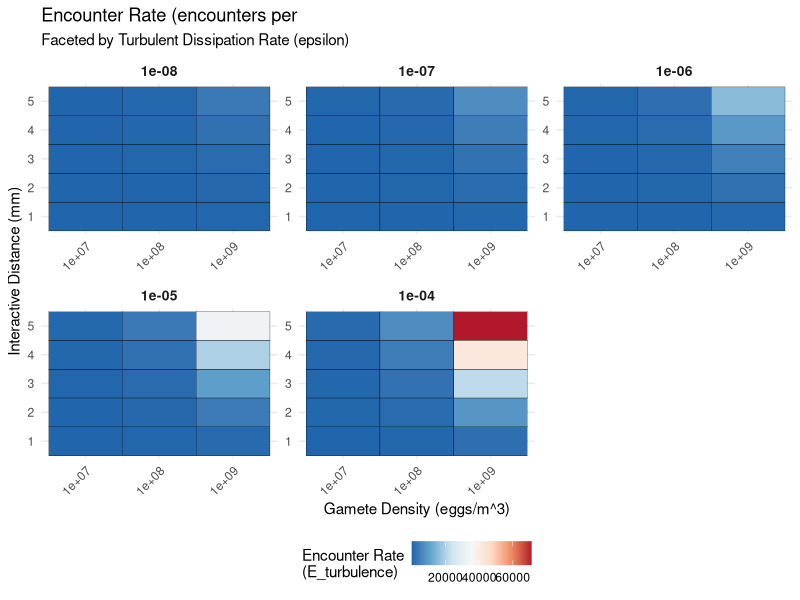

This chart was generated by the following R code:
## ---- chunk 1
knitr::opts_chunk$set(echo = TRUE)
## ---- chunk 2

library(tidyverse)
library(ggplot2)

gamete_density <- 10000*100                # eggs/m^3
interactive_distance <- 1.5/1000       # mm to meters
epsilon <- 1e-4                        # m^2/s^3 (turbulent dissipation rate)
lead_constant <- 1.9                   # lead parameter constant


E_turbulence <- lead_constant * gamete_density * pi * interactive_distance^(7/3) * epsilon^(1/3)
paste0(round(E_turbulence*60, 4), " encounters per minute")






## ---- chunk 3

  # Define ranges for each parameter
gamete_density_values <- c(1e5, 1e6, 1e7)*100       # Gamete density (eggs/m^3)
interactive_distance_values <- seq(1, 5, 1)     # Interactive distance (mm)
epsilon_values <- c(1e-8, 1e-7, 1e-6, 1e-5, 1e-4)  # Turbulent dissipation rate (m^2/s^3)
lead_constant <- 1.9                            # Fixed lead parameter constant

# Create an orthogonal design (full factorial design) for the parameters
results <- expand.grid(
  gamete_density = gamete_density_values,
  interactive_distance_mm = interactive_distance_values,
  epsilon = epsilon_values
) |> mutate(lead_constant = lead_constant)


# Define the formula as a function
calculate_encounter_rate <- function(gamete_density, interactive_distance_mm, epsilon, lead_constant) {
  interactive_distance_m <- interactive_distance_mm / 1000   # Convert interactive distance from mm to meters
  encounter_rate <- lead_constant * gamete_density * pi * interactive_distance_m^(7/3) * epsilon^(1/3)   # Calculate the encounter rate based on the given formula
  return(encounter_rate)
}

# Apply the function across each row in the design data frame to calculate encounter rates
results$E_turbulence <- mapply(
  calculate_encounter_rate, 
  gamete_density = results$gamete_density,
  interactive_distance_mm = results$interactive_distance_mm,
  epsilon = results$epsilon,
  lead_constant = results$lead_constant
)


ggplot(results, aes(x = as.factor(gamete_density), y = as.factor(interactive_distance_mm), fill = (E_turbulence*60))) +
  geom_tile(color = "black") +
  facet_wrap(~ epsilon, scales = "free") +  # Facet by epsilon levels
  #scale_fill_viridis_c(option = "viridis") +  # Use a color scale for E_turbulence
  scale_fill_distiller(palette="RdBu", direction=-1) +  # Use a color scale for E_turbulence
  labs(
    x = "Gamete Density (eggs/m^3)",
    y = "Interactive Distance (mm)",
    fill = "Encounter Rate\n(E_turbulence)",
    title = "Encounter Rate (encounters per ",
    subtitle = "Faceted by Turbulent Dissipation Rate (epsilon)"
  ) +
  theme_minimal() +
  theme(
    legend.position="bottom",
    axis.text.x = element_text(angle = 45, hjust = 1),   
    strip.text = element_text(size = 10, face = "bold") 
  )



